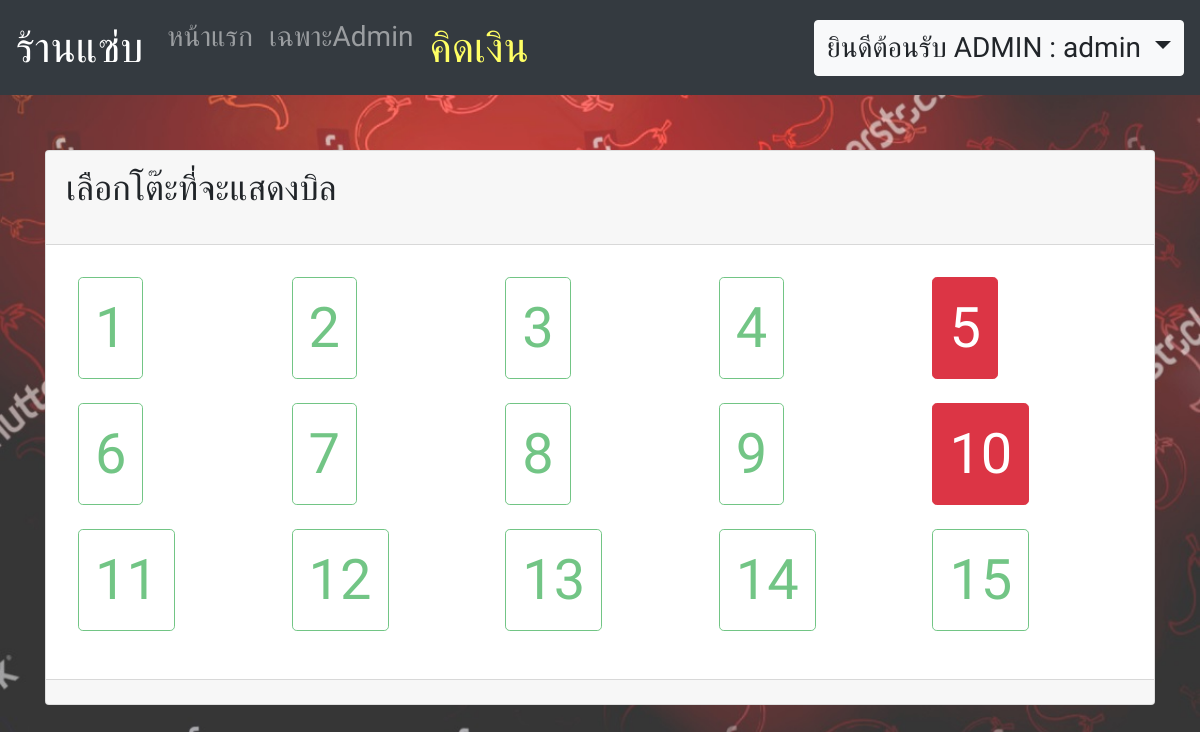
The page /S_Admin/bill/tableBill.php (signed in) on the database its author committed.
### tables this page shows
CREATE TABLE `tablestatus` (
  `tableNum` int(20) NOT NULL,
  `tableAv` tinyint(1) NOT NULL DEFAULT '1'
);

### S_Admin/bill/tableBill.php (the view, shortened to what this page needs)
<?php
    require '../../reqFile.php';
?>
<!DOCTYPE html>
<html>
<head>
</head>
<body>
  <div class="container">
    <nav class="navbar fixed-top navbar-expand-lg navbar-dark text-white bg-dark">
        <a class="navbar-brand" style='font-size:150%;'>ร้านแซ่บ</a>
        <div class="collapse navbar-collapse" id="navbarSupportedContent">
            <ul class="navbar-nav mr-auto">
                <li class="nav-item">
                    <a class="nav-link" href="../../index.php">หน้าแรก</a>
                </li>
                <li class="nav-item">
                    <a class="nav-link" href="../adminCMD.php">เฉพาะAdmin</a>
                </li>
                <li class="nav-item active">
                    <a class="nav-link" href="tableBill.php" style="font-size:150%; color:rgb(255, 255, 100);">คิดเงิน<span class="sr-only">(current)</span></a>
                </li>
            </ul>
            <div class="my-2 my-lg-0">
                <?php
                    if(isset($_SESSION['role'])){ ?>
                        <div class='dropdown' style="font-size:100%;">
                            <a class='btn btn-light dropdown-toggle' href="#" role='button' id='dropdownMenuLink' data-toggle='dropdown'
                            aria-haspopup='true' aria-expanded='false'>
                                <?php   echo 'ยินดีต้อนรับ ';
                                        if($_SESSION['role'] == 'a'){
                                            echo 'ADMIN : '.$_SESSION['username'];
                                        } else {
                                            echo $_SESSION['username'];
                                        }
                                ?>
                            </a>
                        </div>
                        <?php
                    }
                    else{   ?>
                        <a class='btn btn-outline-light' href="S_Admin/login.php" style='font-size:100%;'>Login</a>
                        <?php
                    }
                ?>
            </div>
        </div>
    </nav>
    <form action="showbill.php" method="post">
    <div class="card" style="margin-top:150px;">
      <div class="card-header">
        <p style="font-size:125%;">เลือกโต๊ะที่จะแสดงบิล</p>
      </div>
      <div class="card-body">
        <table class="table table-borderless">
          <tbody>
          <?php
            $q="SELECT * FROM tablestatus ORDER BY tableNum ASC";
            $result = $mysqli->query($q);
            while($rs=$result->fetch_object()){
              $tableNum = $rs->tableNum;
              $tableAv = $rs->tableAv;
              if ($tableNum%5==1)
                echo "<tr>"
              ?>
              <?php
                if($tableAv==true)
                  echo '<td><button type="submit" name="tableNumber" value="'.$tableNum.'" class="btn btn-outline-success btn-lg" style="font-size:200%;" disabled>'.$tableNum.'</button></td>';
                else
                  echo  '<td><button type="submit" name="tableNumber" value="'.$tableNum.'" class="btn btn-danger btn-lg" style="font-size:200%;">'.$tableNum.'</button></td>';
              ?>
              <?php if($tableNum%5==0)  echo '</tr>';?>
            <?php  } ?>
          </tbody>
        </table>
      </div>
      <div class="card-footer">
      </div>
    </div>
    </form>
  </div>
</body>
</html>

### reqFile.php (style rules this page uses)
body { font-size: 175%; font-family: Itim; background-image: url("img/admin-BG.jpg"); background-repeat: no-repeat; background-attachment: fixed; background-size: 100%; }

### S_Admin/bill/tableBill.php (style rules this page uses)
.btn { font-size:100%; }
body { background-image: url("../../img/admin-BG.jpg"); background-repeat: no-repeat; background-attachment: fixed; background-size: 100%; }

### rows shown on the page
tablestatus: tableNum "1"
tablestatus: tableNum "2"
tablestatus: tableNum "3"
tablestatus: tableNum "4"
tablestatus: tableNum "5"
tablestatus: tableNum "6"
tablestatus: tableNum "7"
tablestatus: tableNum "8"
tablestatus: tableNum "9"
tablestatus: tableNum "10"
tablestatus: tableNum "11"
tablestatus: tableNum "12"
tablestatus: tableNum "13"
tablestatus: tableNum "14"
tablestatus: tableNum "15"

### other values the page prints
$_SESSION['username'] "admin"
